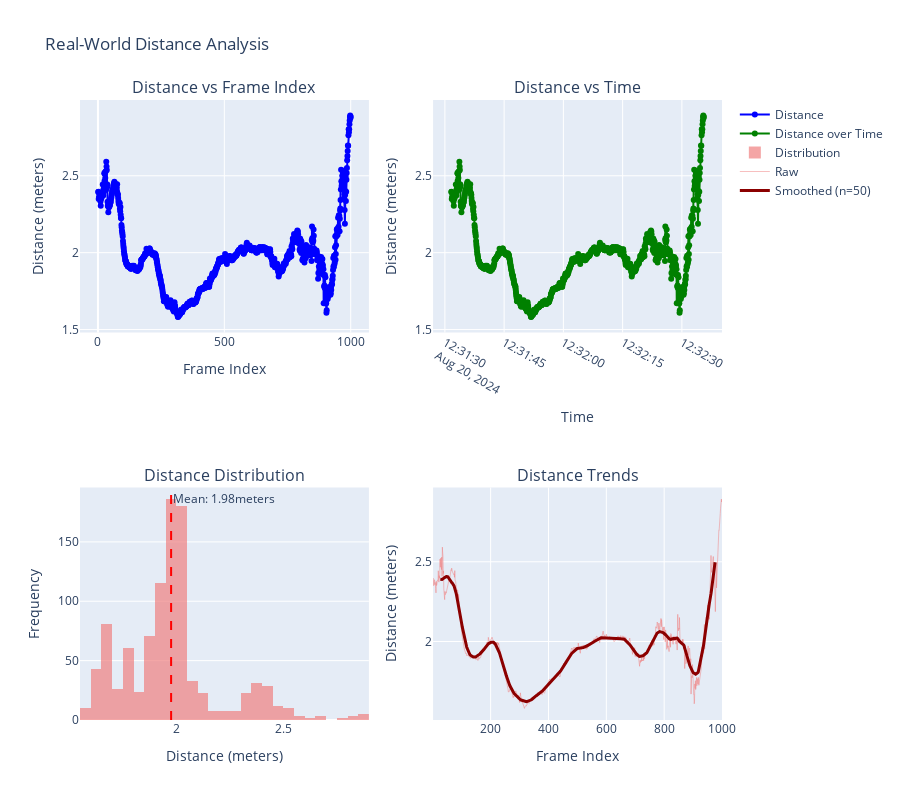

The cell this chart's notebook holds for it:
### Code cell
iau.VisualizationEngine.plot_distance_analysis(distance_results, "Real-World Distance Analysis")

### Figure 1 — Plotly figure (JSON) as saved in the notebook; plotly's stock layout.template omitted (floating-point values rounded to 4 significant figures; data arrays with more than 128 entries replaced by an {"elided": "..."} marker saying what was removed)
{"data": [{"line": {"color": "blue"}, "mode": "lines+markers", "name": "Distance", "type": "scatter", "x": {"elided": "1000 int values"}, "xaxis": "x", "y": {"elided": "1000 float values"}, "yaxis": "y"}, {"line": {"color": "green"}, "mode": "lines+markers", "name": "Distance over Time", "type": "scatter", "x": {"elided": "1000 str values"}, "xaxis": "x2", "y": {"elided": "1000 float values"}, "yaxis": "y2"}, {"marker": {"color": "lightcoral"}, "name": "Distribution", "nbinsx": 30, "opacity": 0.7, "type": "histogram", "x": {"elided": "1000 float values"}, "xaxis": "x3", "yaxis": "y3"}, {"line": {"color": "lightcoral", "width": 1}, "mode": "lines", "name": "Raw", "opacity": 0.5, "type": "scatter", "x": {"elided": "1000 int values"}, "xaxis": "x4", "y": {"elided": "1000 float values"}, "yaxis": "y4"}, {"line": {"color": "darkred", "width": 3}, "mode": "lines", "name": "Smoothed (n=50)", "type": "scatter", "x": {"elided": "1000 int values"}, "xaxis": "x4", "y": {"elided": "1000 float values"}, "yaxis": "y4"}], "layout": {"annotations": [{"font": {"size": 16}, "showarrow": false, "text": "Distance vs Frame Index", "x": 0.225, "xanchor": "center", "xref": "paper", "y": 1, "yanchor": "bottom", "yref": "paper"}, {"font": {"size": 16}, "showarrow": false, "text": "Distance vs Time", "x": 0.775, "xanchor": "center", "xref": "paper", "y": 1, "yanchor": "bottom", "yref": "paper"}, {"font": {"size": 16}, "showarrow": false, "text": "Distance Distribution", "x": 0.225, "xanchor": "center", "xref": "paper", "y": 0.375, "yanchor": "bottom", "yref": "paper"}, {"font": {"size": 16}, "showarrow": false, "text": "Distance Trends", "x": 0.775, "xanchor": "center", "xref": "paper", "y": 0.375, "yanchor": "bottom", "yref": "paper"}, {"showarrow": false, "text": "Mean: 1.98meters", "x": 1.976, "xanchor": "left", "xref": "x3", "y": 1, "yanchor": "top", "yref": "y3 domain"}], "height": 800, "shapes": [{"line": {"color": "red", "dash": "dash"}, "type": "line", "x0": 1.976, "x1": 1.976, "xref": "x3", "y0": 0, "y1": 1, "yref": "y3 domain"}], "showlegend": true, "title": {"text": "Real-World Distance Analysis"}, "xaxis": {"anchor": "y", "domain": [0, 0.45], "title": {"text": "Frame Index"}}, "xaxis2": {"anchor": "y2", "domain": [0.55, 1], "title": {"text": "Time"}}, "xaxis3": {"anchor": "y3", "domain": [0, 0.45], "title": {"text": "Distance (meters)"}}, "xaxis4": {"anchor": "y4", "domain": [0.55, 1], "title": {"text": "Frame Index"}}, "yaxis": {"anchor": "x", "domain": [0.625, 1], "title": {"text": "Distance (meters)"}}, "yaxis2": {"anchor": "x2", "domain": [0.625, 1], "title": {"text": "Distance (meters)"}}, "yaxis3": {"anchor": "x3", "domain": [0, 0.375], "title": {"text": "Frequency"}}, "yaxis4": {"anchor": "x4", "domain": [0, 0.375], "title": {"text": "Distance (meters)"}}}}
